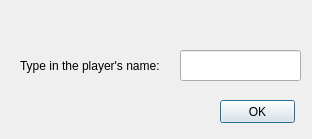
<?xml version="1.0" encoding="UTF-8"?>
<ui version="4.0">
 <class>G_PlayerInfoInitDialog</class>
 <widget class="QDialog" name="G_PlayerInfoInitDialog">
  <property name="geometry">
   <rect>
    <x>0</x>
    <y>0</y>
    <width>312</width>
    <height>139</height>
   </rect>
  </property>
  <property name="windowTitle">
   <string>Player Info</string>
  </property>
  <widget class="QLabel" name="label">
   <property name="geometry">
    <rect>
     <x>20</x>
     <y>50</y>
     <width>141</width>
     <height>31</height>
    </rect>
   </property>
   <property name="text">
    <string>Type in the player's name:</string>
   </property>
  </widget>
  <widget class="QLineEdit" name="lineEdit">
   <property name="geometry">
    <rect>
     <x>180</x>
     <y>50</y>
     <width>121</width>
     <height>31</height>
    </rect>
   </property>
  </widget>
  <widget class="QPushButton" name="pushButton">
   <property name="geometry">
    <rect>
     <x>220</x>
     <y>100</y>
     <width>75</width>
     <height>23</height>
    </rect>
   </property>
   <property name="text">
    <string>OK</string>
   </property>
  </widget>
 </widget>
 <resources/>
 <connections/>
</ui>
